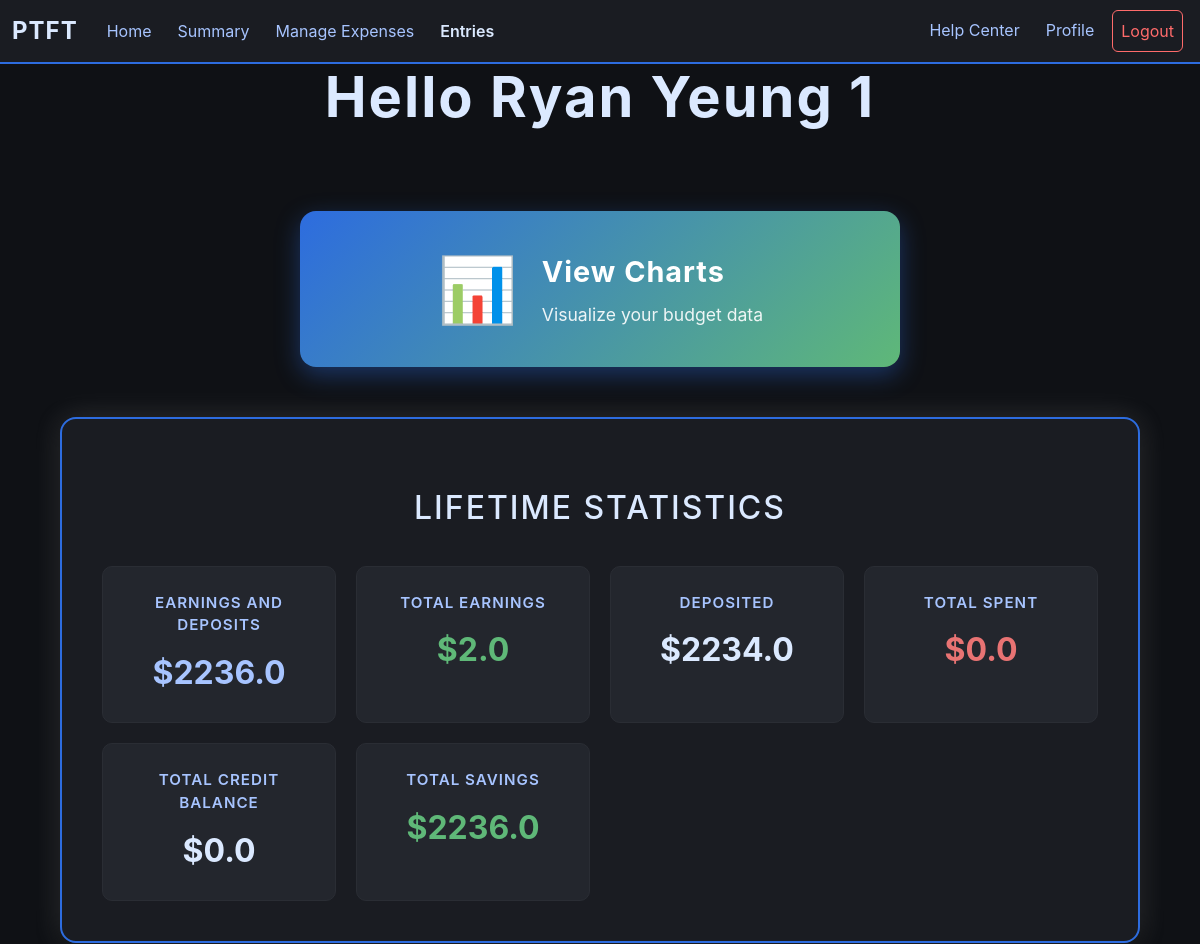
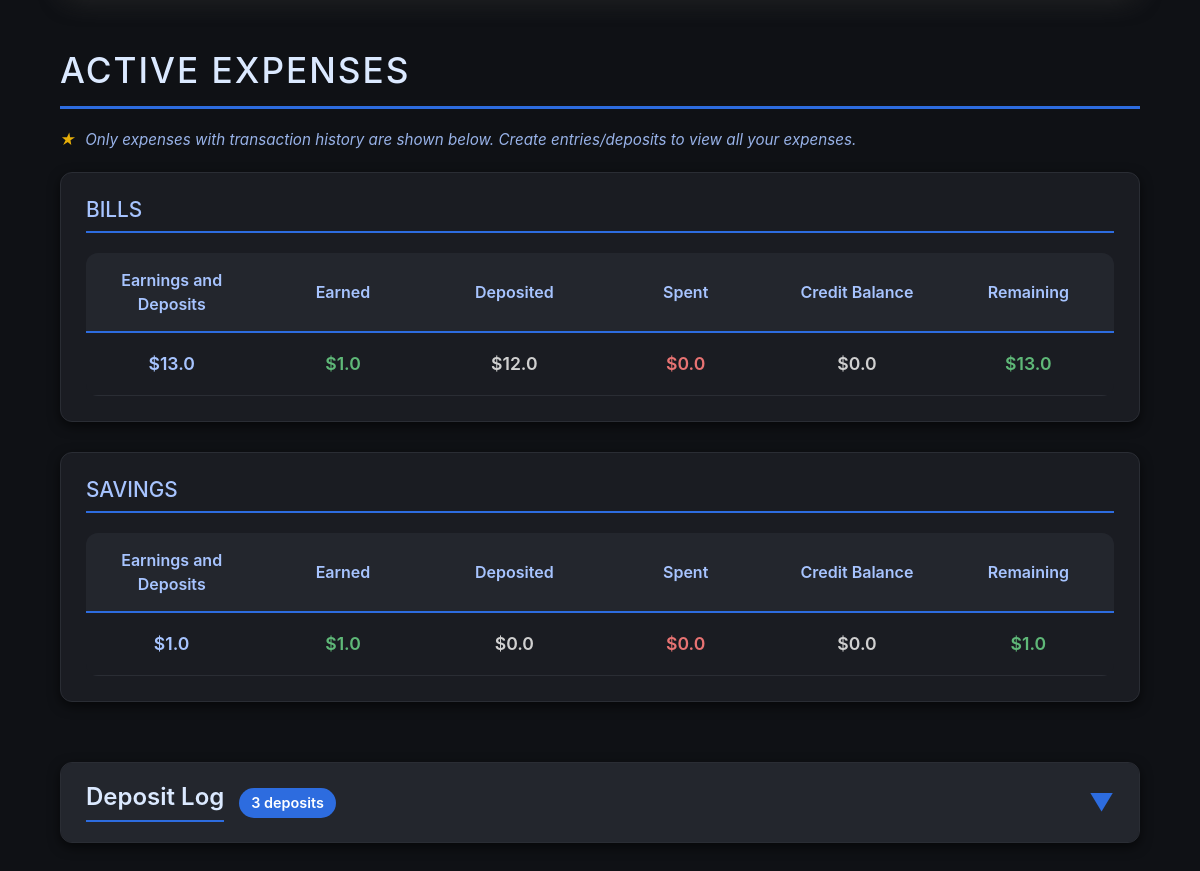
The page /summary (signed in) on the database as committed earlier (2 pictures, top to bottom).
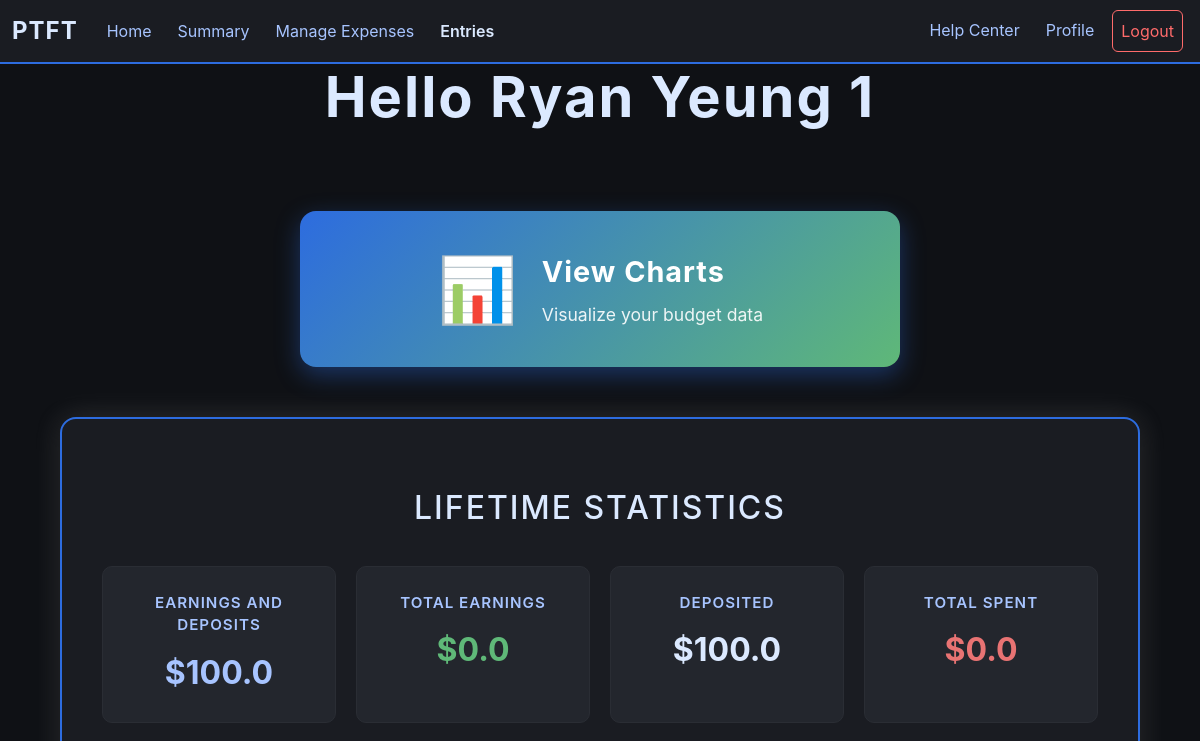
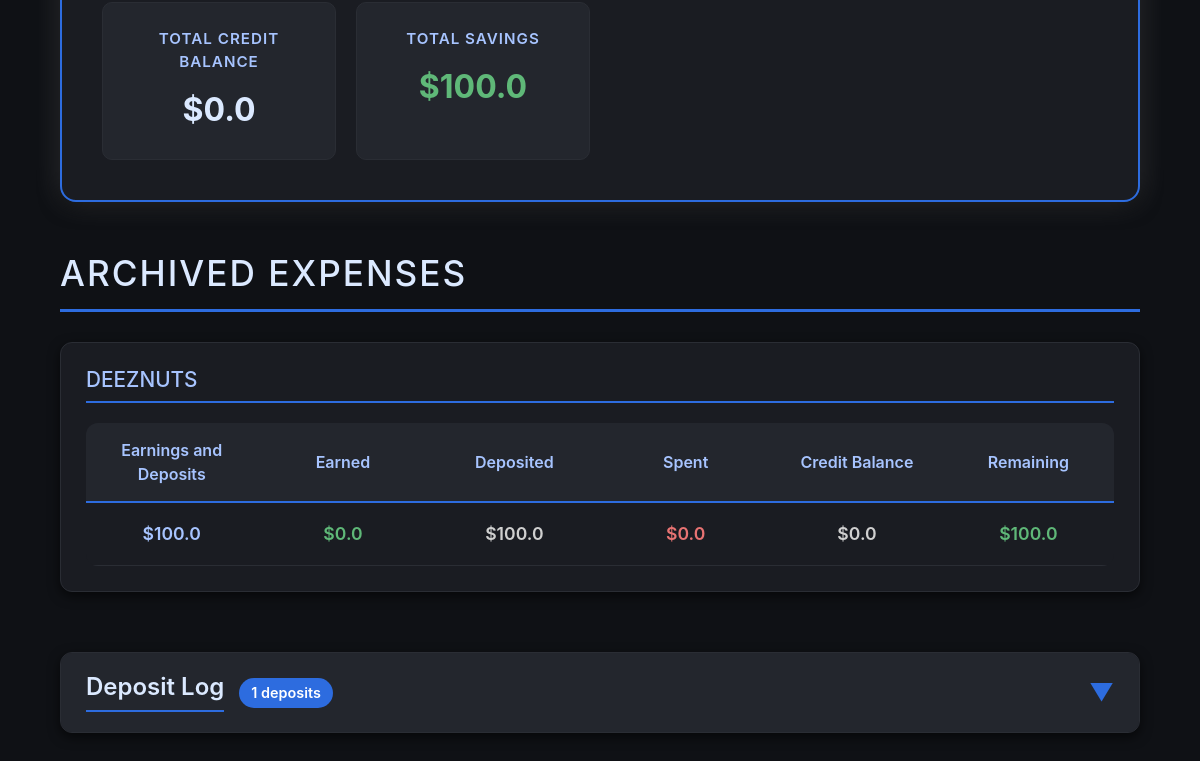
The same page on the database as committed later (2 pictures, top to bottom).
### app/models.py (models this page shows, shortened)
class User(db.Model):        #Stores all user info
    id = db.Column(db.Integer, primary_key = True)
    view_tutorial = db.Column(db.Boolean, default = False)
    email = db.Column(db.String(25))
    name = db.Column(db.String(25))
    pw = db.Column(db.String(25))

class Expenses(db.Model):        #Stores all expense category per user
    id = db.Column(db.Integer, primary_key = True)
    user_id = db.Column(db.Integer, db.ForeignKey("user.id"))
    name = db.Column(db.String(25))
    percentage = db.Column(db.Float)
    status = db.Column(db.Boolean, default = True)      #Archive Status
    deleted = db.Column(db.Boolean, default = False)
    savings = db.Column(db.Float, default = 0.0)
    earnings = db.Column(db.Float, default = 0.0)
    spendings = db.Column(db.Float, default = 0.0)
    transferred = db.Column(db.Float, default = 0.0)
    balance = db.Column(db.Float, default = 0.0)
    credit_balance = db.Column(db.Float, default = 0.0)

### app/routes/user.py (the view)
@user.route("/summary", methods=["GET"])
def summary():
    if "user_id" in session:
        expense_data = {}       #Store raw data from snapshots
        accumulated_expense_data = {"Balance": 0.0,
                                    "Earnings": 0.0,
                                    "Deposits": 0.0,
                                    "Spendings": 0.0,
                                    "Savings": 0.0,
                                    "Credit_Balance": 0.0}
        snaps = Exp_Snap.query.filter_by(user_id = session["user_id"]).all()
        deposits = Transaction.query.filter_by(user_id = session["user_id"], deposit_status = True).all()
        for snap in snaps:
            earnings = float(snap.expense_earnings)
            spending = float(snap.total_spending)
            credit_balance = float(snap.credit_balance)
            if snap.expense_id not in expense_data:
                expense_data[snap.expense_id] = {"earnings": 0.0,
                                                 "spending": 0.0,
                                                 "credit_balance": 0.0,
                                                 "deposits": 0.0,
                                                 "balance": 0.0,
                                                 "savings": 0.0}
            expense_dict = expense_data[snap.expense_id]       #Shortening code for readability
            expense_dict["earnings"] = expense_dict.get("earnings", 0.0) + earnings
            expense_dict["spending"] = expense_dict.get("spending", 0.0) + spending
            expense_dict["credit_balance"] = expense_dict.get("credit_balance", 0.0) + credit_balance
            accumulated_expense_data["Earnings"] += earnings
            accumulated_expense_data["Spendings"] += spending
            accumulated_expense_data["Credit_Balance"] += credit_balance
        for deposit in deposits:
            deposit_amount = deposit.amount
            if deposit.expense_id not in expense_data:
                expense_data[deposit.expense_id] = {"earnings": 0.0,
                                                 "spending": 0.0,
                                                 "credit_balance": 0.0,
                                                 "deposits": 0.0,
                                                 "balance": 0.0,
                                                 "savings": 0.0}
            expense_dict = expense_data[deposit.expense_id]
            expense_dict["deposits"] = expense_dict.get("deposits", 0.0) + deposit_amount
            accumulated_expense_data["Deposits"] += deposit_amount
        for expense_id in expense_data:
            expense_dict = expense_data[expense_id]
            balance = expense_dict.get("earnings", 0.0) + expense_dict.get("deposits", 0.0)
            savings = balance - expense_dict.get("spending", 0.0)
            expense_dict["balance"] = balance
            expense_dict["savings"] = savings
            accumulated_expense_data["Balance"] += balance
            accumulated_expense_data["Savings"] += savings
        if accumulated_expense_data:
            for data in accumulated_expense_data:
                accumulated_expense_data[data] = round(accumulated_expense_data[data], 2)
        if expense_data:
            for expense_id in expense_data:
                expense_dict = expense_data[expense_id]
                for key, value in expense_dict.items():
                    if isinstance(value, (int, float)):
                        expense_dict[key] = round(value, 2)
        active_expenses = {}
        inactive_expenses = {}
        expenses = Expenses.query.filter_by(user_id = session["user_id"]).all()
        for expense in expenses:        #Finalizing totals
            if expense.id in expense_data:
                expense_dict = expense_data[expense.id]
                expense_dict["name"] = expense.name     #Adding name
                expense.earnings = float(round(expense_dict.get("earnings", 0.0), 2))
                expense.spendings = float(round(expense_dict.get("spending", 0.0), 2))
                expense.transferred = float(round(expense_dict.get("deposits", 0.0), 2))
                expense.balance = float(round(expense_dict.get("balance", 0.0), 2))
                expense.credit_balance = float(round(expense_dict.get("credit_balance", 0.0), 2))
                expense.savings = float(round(expense_dict.get("savings", 0.0), 2))
                if expense.status:      #Separating expenses
                    active_expenses[expense.id] = expense_dict
                else:
                    inactive_expenses[expense.id] = expense_dict
        spending = Transaction.query.filter_by(user_id = session["user_id"], deposit_status = False).all()
        credits = Transaction.query.filter_by(user_id = session["user_id"], deposit_status = False, credit_status = True).all()
        db.session.commit()
        return render_template("summary.html", user = helper.get_user(session["user_id"]),
                               active_expenses = active_expenses, inactive_expenses = inactive_expenses,
                               lifetime_stats = accumulated_expense_data, spending = spending,
                               expense_data = expense_data, deposits = deposits, credits = credits)
    else:
        return render_template("login.html")

### app/helper.py (called while the page is built)
def get_user(identification):        #Method to get user by id
    return User.query.filter_by(id = identification).first()

### app/templates/summary.html (shortened to what this page needs)
{% extends "budget_base.html"%}
{% block content %}
    <h1 class="main-title">Hello {{user.name}}</h1>
<div class="expense-container">
    {% if active_expenses or inactive_expenses %}
        <div class="chart-button-section">
            <form action="{{ url_for('user.charts') }}" method="POST">
                <button class="chart-button" type="submit">
                    <span class="chart-icon">📊</span>
                    <span class="chart-text">
                        <span class="chart-title">View Charts</span>
                        <span class="chart-desc">Visualize your budget data</span>
                    </span>
                </button>
            </form>
        </div>
        <div class="lifetime-stats-section">
            <h2 class="lifetime-stats-title">Lifetime Statistics</h2>
            <div class="stats-grid">
                <div class="stat-card-main">
                    <div class="stat-label-main">Earnings and Deposits</div>
                    <div class="stat-value-main balance">${{lifetime_stats["Balance"]}}</div>
                </div>
                <div class="stat-card-main">
                    <div class="stat-label-main">Total Earnings</div>
                    <div class="stat-value-main earnings">${{lifetime_stats["Earnings"]}}</div>
                </div>
                <div class="stat-card-main">
                    <div class="stat-label-main">Deposited</div>
                    <div class="stat-value-main">${{lifetime_stats["Deposits"]}}</div>
                </div>
                <div class="stat-card-main">
                    <div class="stat-label-main">Total Spent</div>
                    <div class="stat-value-main spent">${{lifetime_stats["Spendings"]}}</div>
                </div>
                <div class="stat-card-main">
                    <div class="stat-label-main">Total Credit Balance</div>
                    <div class="stat-value-main">${{lifetime_stats["Credit_Balance"]}}</div>
                </div>
                <div class="stat-card-main">
                    <div class="stat-label-main">Total Savings</div>
                    <div class="stat-value-main savings">${{lifetime_stats["Savings"]}}</div>
                </div>
            </div>
        </div>
        {% endif %}
        {% if active_expenses %}
            <div class="expenses-section">
                <h1 class="section-title-large">Active Expenses</h1><p class="function-helper-text"><span class="tip-star">★</span> Only expenses with transaction history are shown below. Create entries/deposits to view all your expenses.</p>
            {% for expense_id in active_expenses %}
            <div class="expense-block">
                <h3 class="expense-name-small">{{active_expenses[expense_id]["name"]}}</h3>
                {% set earned = active_expenses[expense_id]["earnings"]%}
                {% set spent = active_expenses[expense_id]["spending"]%}
                {% set saved = active_expenses[expense_id]["savings"]%}
                {% set balance = active_expenses[expense_id]["balance"]%}
                {% set deposit = active_expenses[expense_id]["deposits"]%}
                {% set credit_balance = active_expenses[expense_id]["credit_balance"]%}
                <table class="expense-table stats-table">
                    <thead>
                        <tr>
                            <th>Earnings and Deposits</th>
                            <th>Earned</th>
                            <th>Deposited</th>
                            <th>Spent</th>
                            <th>Credit Balance</th>
                            <th>Remaining</th>
                        </tr>
                    </thead>
                    <tbody>
                        <tr>
                            <td class="balance-cell" style="color: #a7c4ff;">${{balance}}</td>
                            <td class="earnings-cell" style="color: #5fb878;">${{earned}}</td>
                            <td>${{deposit}}</td>
                            <td class="spent-cell" style="color: #e87373;">${{spent}}</td>
                            <td>${{credit_balance}}</td>
                            <td class="savings-cell" style="color: #5fb878;">${{saved}}</td>
                        </tr>
                    </tbody>
                </table>
            </div>
            {% endfor %}
            </div>
        {% endif %}
        {% if inactive_expenses %}
        <div class="expenses-section">
            <h1 class="section-title-large">Archived Expenses</h1>
        {% for expense_id in inactive_expenses %}
        <div class="expense-block">
            <h3 class="expense-name-small">{{inactive_expenses[expense_id]["name"]}}</h3>
            {% set earned = inactive_expenses[expense_id]["earnings"]%}
            {% set spent = inactive_expenses[expense_id]["spending"]%}
            {% set saved = inactive_expenses[expense_id]["savings"]%}
            {% set balance = inactive_expenses[expense_id]["balance"]%}
            {% set deposit = inactive_expenses[expense_id]["deposits"]%}
            {% set credit_balance = inactive_expenses[expense_id]["credit_balance"]%}
            <table class="expense-table stats-table">
                <thead>
                    <tr>
                        <th>Earnings and Deposits</th>
                        <th>Earned</th>
                        <th>Deposited</th>
                        <th>Spent</th>
                        <th>Credit Balance</th>
                        <th>Remaining</th>
                    </tr>
                </thead>
                <tbody>
                    <tr>
                        <td class="balance-cell" style="color: #a7c4ff;">${{balance}}</td>
                        <td class="earnings-cell" style="color: #5fb878;">${{earned}}</td>
                        <td>${{deposit}}</td>
                        <td class="spent-cell" style="color: #e87373;">${{spent}}</td>
                        <td>${{credit_balance}}</td>
                        <td class="savings-cell" style="color: #5fb878;">${{saved}}</td>
                    </tr>
                </tbody>
            </table>
        </div>
        {% endfor %}
        </div>
        {% endif %}
        {% if deposits %}
        <div class="collapsible-section">
            <div class="collapsible-header" onclick="toggleSection(this)">
                <div class="collapsible-title-wrapper">
                    <h2 class="collapsible-title">Deposit Log</h2>
                    <span class="item-count">{{ deposits|length }} deposits</span>
                </div>
                <span class="collapsible-arrow">▼</span>
            </div>
        </div>
        {% endif %}
    </div>
{% endblock %}

### app/templates/budget_base.html (shortened to what this page needs)
<!doctype html>
<html lang="en-US">
  <head>
    {% block css %}
      <link href="https://cdn.jsdelivr.net/npm/bootstrap@5.3.2/dist/css/bootstrap.min.css" rel="stylesheet">
      <link rel="stylesheet" href="{{ url_for('static', filename='style.css') }}">
    {% endblock %}
  </head>
  <body>
    <nav class="navbar navbar-expand-lg navbar-light bg-light">
      <div class="container-fluid">
        <a class="navbar-brand" href="#">PTFT</a>
        <div class="collapse navbar-collapse" id="navbarNav">
          <ul class="navbar-nav me-auto">
            <li class="nav-item">
              <a class="nav-link" href="/home">Home</a>
            </li>
            <li class="nav-item">
              <a class="nav-link" href="/summary">Summary</a>
            </li>
            <li class="nav-item">
              <a class="nav-link" href="/expenses">Manage Expenses</a>
            </li>
            <li class="nav-item">
              <a class="nav-link entries-link" href="/entry">Entries</a>
            </li>
          </ul>
          <ul class="navbar-nav ms-auto">
            <li class="nav-item">
              <a class="nav-link" href="/help">Help Center</a>
            </li>
            <li class="nav-item">
              <a class="nav-link" href="/profile">Profile</a>
            </li>
            <li class="nav-item">
              <a class="nav-link logout" href="/logout">Logout</a>
            </li>
          </ul>
        </div>
      </div>
    </nav>
    {% block content%}
    {% endblock%}
  </body>
</html>

Rows that differ between the two databases and show on the page:
removed Expenses: name "BILLS"
removed Expenses: name "SAVINGS"
added Expenses: name "DEEZNUTS"
Other text that changed with them:
{{ lifetime_stats["Balance"] }}: "2236.0" → "100.0"
{{ lifetime_stats["Earnings"] }}: "2.0" → "0.0"
{{ lifetime_stats["Deposits"] }}: "2234.0" → "100.0"
{{ lifetime_stats["Savings"] }}: "2236.0" → "100.0"
{{ deposits|length }}: "3" → "1"
text no longer shown: "ACTIVE EXPENSES ★ Only expenses with transaction history are shown below. Create entries/deposits to view all your expenses."
text now shown: "ARCHIVED EXPENSES"
new list line: "Earnings and Deposits Earned Deposited Spent Credit Balance Remaining $ 100.0 $ 0.0 $ 100.0 $ 0.0 $ 0.0 $ 100.0"
list line gone: "Earnings and Deposits Earned Deposited Spent Credit Balance Remaining $ 13.0 $ 1.0 $ 12.0 $ 0.0 $ 0.0 $ 13.0"
list line gone: "Earnings and Deposits Earned Deposited Spent Credit Balance Remaining $ 1.0 $ 1.0 $ 0.0 $ 0.0 $ 0.0 $ 1.0"
